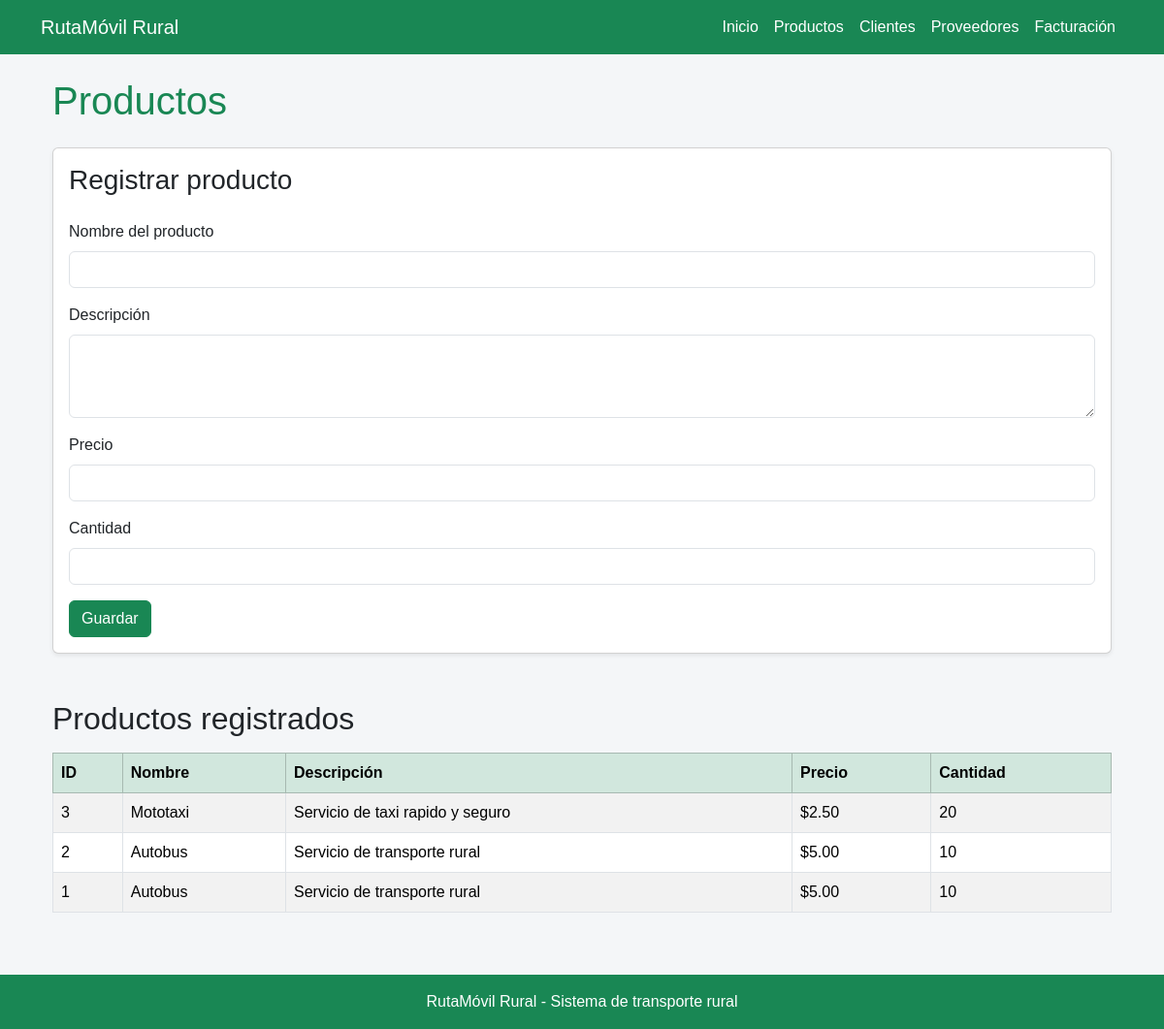
The page /productos on the database its author committed.
### tables this page shows
CREATE TABLE productos (
            id INTEGER PRIMARY KEY AUTOINCREMENT,
            nombre TEXT NOT NULL,
            descripcion TEXT NOT NULL,
            precio REAL NOT NULL,
            cantidad INTEGER NOT NULL
        );

### app.py (the view, shortened to what this page needs)
@app.route("/productos", methods=["GET", "POST"])
def productos():
    form = ProductoForm()
    conn = sqlite3.connect(DATABASE)
    conn.row_factory = sqlite3.Row
    cursor = conn.cursor()
    cursor.execute("""
        SELECT id, nombre, descripcion, precio, cantidad
        FROM productos
        ORDER BY id DESC
    """)
    productos = cursor.fetchall()
    conn.close()
    return render_template(
        "productos.html",
        productos=productos,
        form=form
    )

### forms/producto_form.py
class ProductoForm(FlaskForm):
    nombre = StringField(
        "Nombre del producto",
        validators=[DataRequired()]
    )
    descripcion = TextAreaField(
        "Descripción",
        validators=[DataRequired()]
    )
    precio = FloatField(
        "Precio",
        validators=[
            DataRequired(),
            NumberRange(min=0)
        ]
    )
    cantidad = IntegerField(
        "Cantidad",
        validators=[
            DataRequired(),
            NumberRange(min=1)
        ]
    )
    submit = SubmitField("Guardar")

### templates/productos.html (shortened to what this page needs)
{% extends "base.html" %}
{% block content %}
<div class="container">
    <h1 class="text-success mb-4">Productos</h1>
    <div class="card shadow-sm mb-5">
        <div class="card-body">
            <h3 class="mb-4">Registrar producto</h3>
            <form method="POST">
                <div class="mb-3">
                    {{ form.nombre.label(class="form-label") }}
                    {{ form.nombre(class="form-control") }}
                </div>
                <div class="mb-3">
                    {{ form.descripcion.label(class="form-label") }}
                    {{ form.descripcion(class="form-control", rows="3") }}
                </div>
                <div class="mb-3">
                    {{ form.precio.label(class="form-label") }}
                    {{ form.precio(class="form-control") }}
                </div>
                <div class="mb-3">
                    {{ form.cantidad.label(class="form-label") }}
                    {{ form.cantidad(class="form-control") }}
                </div>
                {{ form.submit(class="btn btn-success") }}
            </form>
        </div>
    </div>
    <h2 class="mb-3">Productos registrados</h2>
    <div class="table-responsive">
        <table class="table table-bordered table-striped">
            <thead class="table-success">
                <tr>
                    <th>ID</th>
                    <th>Nombre</th>
                    <th>Descripción</th>
                    <th>Precio</th>
                    <th>Cantidad</th>
                </tr>
            </thead>
            <tbody>
                {% for producto in productos %}
                <tr>
                    <td>{{ producto["id"] }}</td>
                    <td>{{ producto["nombre"] }}</td>
                    <td>{{ producto["descripcion"] }}</td>
                    <td>${{ "%.2f"|format(producto["precio"]) }}</td>
                    <td>{{ producto["cantidad"] }}</td>
                </tr>
                {% else %}
                <tr>
                    <td colspan="5" class="text-center">
                        No hay productos registrados.
                    </td>
                </tr>
                {% endfor %}
            </tbody>
        </table>
    </div>
</div>
{% endblock %}

### templates/base.html (shortened to what this page needs)
<!DOCTYPE html>
<html lang="es">
<head>
    <link href="https://cdn.jsdelivr.net/npm/bootstrap@5.3.3/dist/css/bootstrap.min.css" rel="stylesheet">
    <link rel="stylesheet" href="{{ url_for('static', filename='css/style.css') }}">
</head>
<body>
    {% include "components/navbar.html" %}
    <main class="container mt-4">
        {% block content %}
        {% endblock %}
    </main>
    <footer class="bg-success text-white text-center mt-5 p-3">
        <p class="mb-0">
            RutaMóvil Rural - Sistema de transporte rural
        </p>
    </footer>
</body>
</html>

### templates/components/navbar.html (shortened to what this page needs)
<nav class="navbar navbar-expand-lg bg-success">
    <div class="container">
        <a class="navbar-brand text-white" href="{{ url_for('inicio') }}">
            RutaMóvil Rural
        </a>
        <div class="collapse navbar-collapse" id="menu">
            <ul class="navbar-nav ms-auto">
                <li class="nav-item">
                    <a class="nav-link text-white"
                       href="{{ url_for('inicio') }}">
                        Inicio
                    </a>
                </li>
                <li class="nav-item">
                    <a class="nav-link text-white"
                       href="{{ url_for('productos') }}">
                        Productos
                    </a>
                </li>
                <li class="nav-item">
                    <a class="nav-link text-white"
                       href="{{ url_for('clientes') }}">
                        Clientes
                    </a>
                </li>
                <li class="nav-item">
                    <a class="nav-link text-white"
                       href="{{ url_for('proveedores') }}">
                        Proveedores
                    </a>
                </li>
                <li class="nav-item">
                    <a class="nav-link text-white"
                       href="{{ url_for('facturacion') }}">
                        Facturación
                    </a>
                </li>
            </ul>
        </div>
    </div>
</nav>

### static/css/style.css (style rules this page uses)
body { background-color:#f4f6f8; font-family: Arial, sans-serif; }
.card { transition:0.3s; }
footer { background-color:#54aa82; color:white; text-align:center; padding:20px; margin-top:30px; }

### rows shown on the page
productos: id "3", nombre "Mototaxi", descripcion "Servicio de taxi rapido y seguro", precio "2.50", cantidad "20"
productos: id "2", nombre "Autobus", descripcion "Servicio de transporte rural", precio "5.00", cantidad "10"
productos: id "1", nombre "Autobus", descripcion "Servicio de transporte rural", precio "5.00", cantidad "10"
